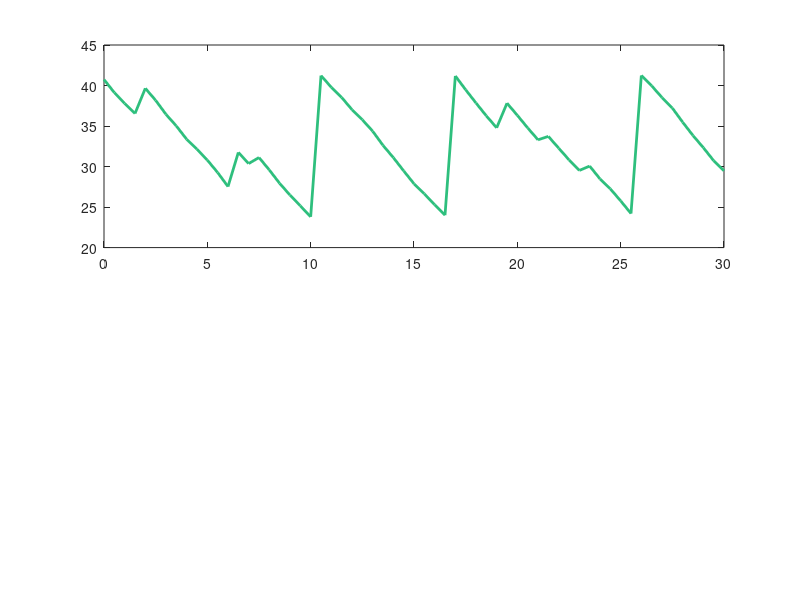

MATLAB code for this plot: (Note: this script raises an error after producing the figure.)
%% Smart Krishi: soil moisture and irrigation model
% Runs a 30 day root zone moisture simulation with threshold based pump
% control, plots it, and exports smartkrishi.csv for the Smart Krishi page.
% Columns: day, moisture (%), pump (0 = off, 1 = on)

clear; clc;

%% Inputs (change these live during the demo)
soil      = "loamy";   % "loamy" | "clay" | "sandy"
tempC     = 27;        % Mandya demo weather
humidity  = 68;        % percent
days      = 30;
dt        = 0.5;       % time step in days
rainProb  = 0.05;      % chance of a light shower per step
rng(26);               % fixed seed so the demo repeats (run SK-026)

%% Soil parameters
switch soil
    case "loamy", fc = 42; thr = 25; drain = 3.0;
    case "clay",  fc = 48; thr = 28; drain = 2.35;
    case "sandy", fc = 34; thr = 20; drain = 3.7;
end

% Evapotranspiration rises with heat and falls with humidity
et = drain * (1 + (tempC - 26) * 0.04) * (1 - (humidity - 60) * 0.006);

%% Simulation
t        = (0:dt:days)';
moisture = zeros(size(t));
pump     = zeros(size(t));
m        = fc * 0.97;

for k = 1:numel(t)
    if m <= thr                       % controller: switch pump on
        pump(k) = 1;
    end
    moisture(k) = m;
    if pump(k)
        m = fc * (0.97 + 0.03 * rand); % irrigation refills root zone
    else
        m = m - et * dt * (0.82 + 0.36 * rand);
        if rand < rainProb
            m = min(fc, m + 2 + 4 * rand);
        end
    end
end

%% Results
fprintf("Soil: %s | Average moisture: %.1f%% | Pump triggers: %d\n", ...
    soil, mean(moisture), sum(pump));

figure("Color", "w", "Name", "Smart Krishi model");
subplot(2,1,1);
plot(t, moisture, "LineWidth", 2, "Color", [0.18 0.75 0.49]); hold on;
yline(thr, "--", sprintf("%d%% trigger", thr), "Color", [0.85 0.71 0.42]);
ylabel("Moisture %"); title("Soil moisture profile"); grid on;
subplot(2,1,2);
stairs(t, pump, "LineWidth", 2, "Color", [0.18 0.75 0.49]);
ylim([-0.1 1.2]); ylabel("Pump"); xlabel("Days");
title("Irrigation trigger events"); grid on;

%% Export for the Smart Krishi page
T = table(t, moisture, pump, 'VariableNames', {'day','moisture','pump'});
writetable(T, "smartkrishi.csv");
disp("Saved smartkrishi.csv. Import it with Import MATLAB CSV on the page.");
